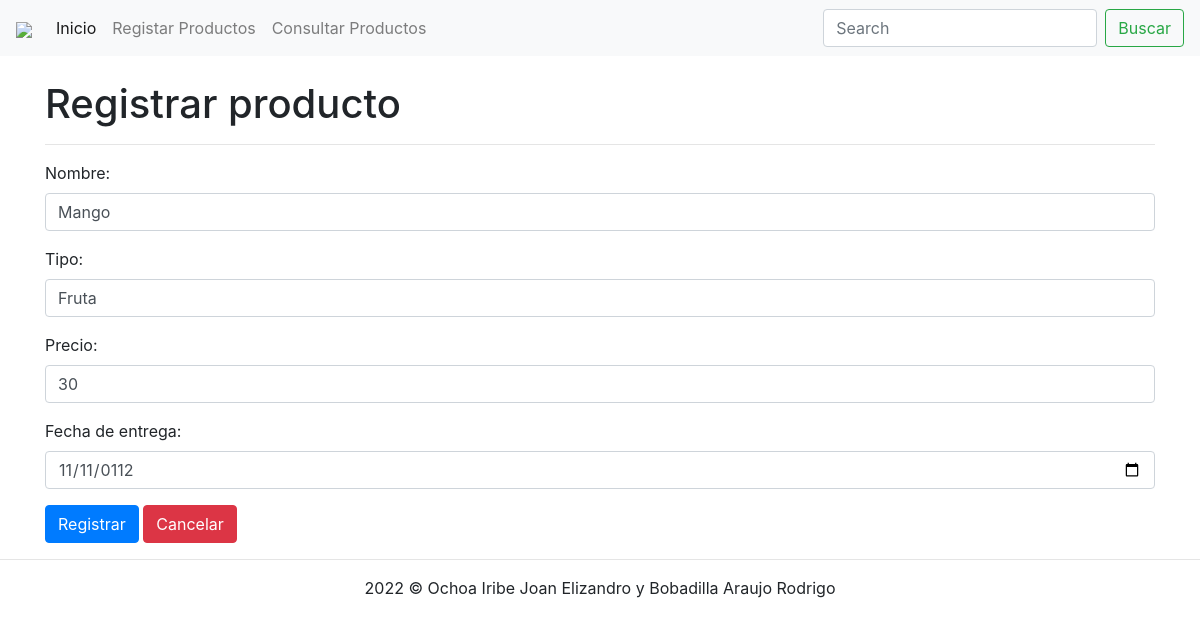
The page /actualizarRegistro.php?id=2 on the database its author committed.
### tables this page shows
CREATE TABLE `productos` (
  `id` int(11) NOT NULL,
  `nombre` varchar(100) NOT NULL,
  `tipo` varchar(100) NOT NULL,
  `precio` int(11) NOT NULL,
  `fecha_entrega` date NOT NULL
);

### actualizarRegistro.php (the view, shortened to what this page needs)
<!DOCTYPE html>
<html lang="en">
<head>
    <link rel="stylesheet" href="css/bootstrap.css">
</head>
<body>
    <?php
        include 'conexion.php';
        $id = $_GET["id"];
        $sql = "SELECT * FROM productos WHERE id=" . $id;
        $resultado = $conexion->query($sql);
        $registro = $resultado->fetch_assoc();
    ?>
    <?php include 'menu.php'; ?>
    <br>
    <div class="container">
        <div class="row">
            <div class="col-12">
                <h1>Registrar producto</h1><hr>
                <form method="post" action="guardarRegistro.php">
                    <div class="form-group">
                        <label for="">Nombre:</label>
                        <input value="<?php echo $registro["nombre"]; ?>" type="text" class="form-control" name="nombre" placeholder="Teclea el nombre">
                    </div>
                    <div class="form-group">
                        <label for="">Tipo:</label>
                        <input value="<?php echo $registro["tipo"]; ?>" type="text" class="form-control" name="tipo" placeholder="Teclea el tipo de producto">
                    </div>
                    <div class="form-group">
                        <label for="">Precio:</label>
                        <input value="<?php echo $registro["precio"]; ?>" type="number" class="form-control" name="precio" placeholder="Teclea el precio del producto">
                    </div>
                    <div class="form-group">
                        <label for="">Fecha de entrega:</label>
                        <input value="<?php echo $registro["fecha_entrega"]; ?>" type="date" class="form-control" name="fecha_entrega">
                    </div>
                    <div>
                        <input type="submit" class="btn btn-primary" value="Registrar">
                        <a href="consultarDatos.php" class="btn btn-danger">Cancelar</a>
                    </div>
                </form>
            </div>
        </div>
    </div>
    <footer class="text-center">
        <hr>
        2022 &copy; Ochoa Iribe Joan Elizandro y Bobadilla Araujo Rodrigo
    </footer>
</body>
</html>

### rows shown on the page
productos: nombre "Mango", tipo "Fruta", precio "30", fecha_entrega "11/11/0112"
